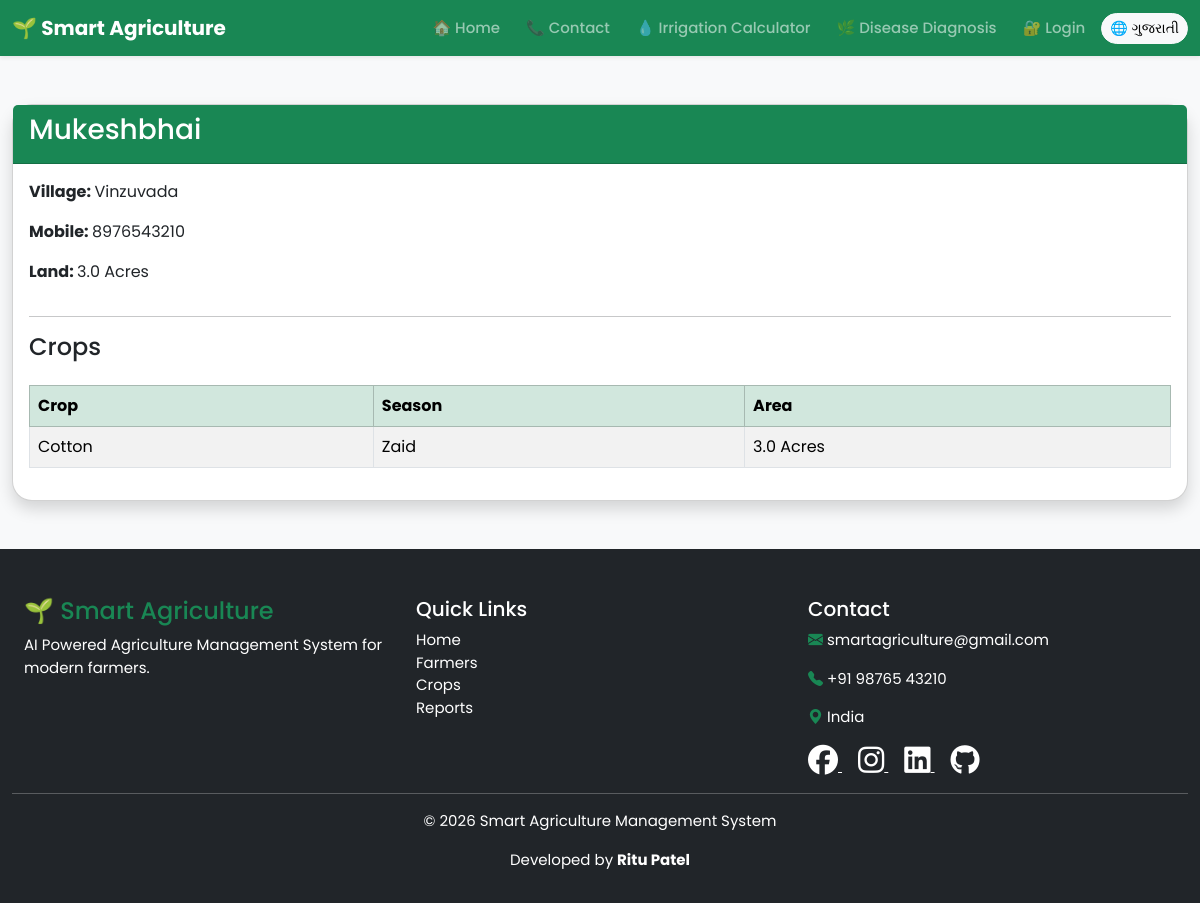
The page /farmer/2 on the database as committed earlier.
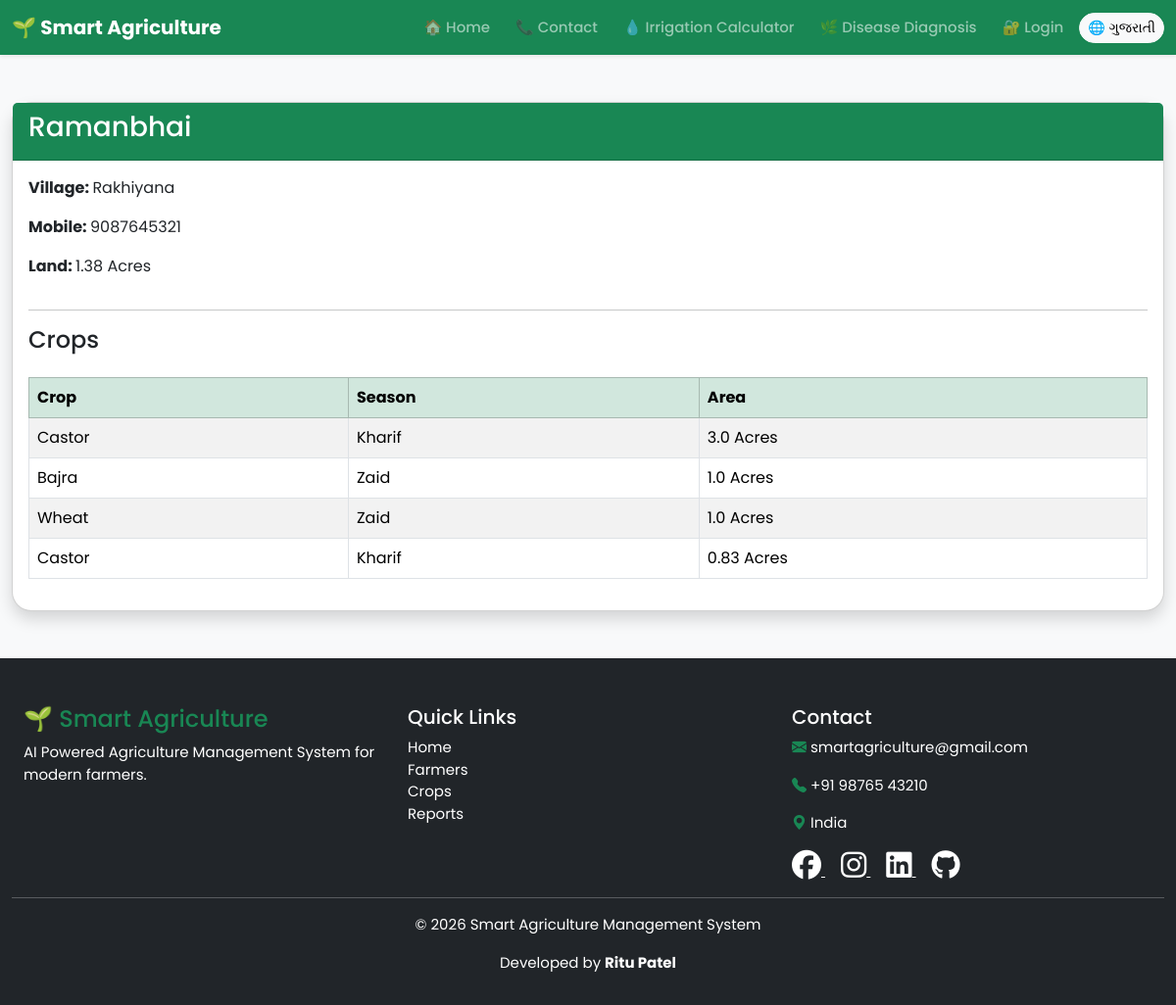
The same page on the database as committed later.
### models.py (models this page shows, shortened)
class Farmer(db.Model):
    __tablename__ = "farmers"
    id = db.Column(db.Integer, primary_key=True)
    name = db.Column(db.String(100), nullable=False)
    village = db.Column(db.String(100), nullable=False)
    mobile = db.Column(db.String(15), nullable=False)
    land = db.Column(db.Float, nullable=False)
    crops = db.relationship(
        "Crop",
        backref="farmer",
        lazy=True
    )

class Crop(db.Model):
    __tablename__ = "crops"
    id = db.Column(db.Integer, primary_key=True)
    farmer_id = db.Column(
        db.Integer,
        db.ForeignKey("farmers.id"),
        nullable=False
    )
    crop_name = db.Column(db.String(100), nullable=False)
    season = db.Column(db.String(50), nullable=False)
    area = db.Column(db.Float, nullable=False)

### app.py (the view)
@app.route("/farmer/<int:id>")
def farmer_details(id):
    farmer = Farmer.query.get_or_404(id)
    return render_template(
        "farmer_details.html",
        farmer=farmer
    )

### templates/farmer_details.html (shortened to what this page needs)
{% extends "base.html" %}
{% block content %}
<div class="container mt-5">
    <div class="card shadow">
        <div class="card-header bg-success text-white">
            <h3>{{ farmer.name }}</h3>
        </div>
        <div class="card-body">
            <p>
                <strong>
                    <span class="lang-en">Village:</span>
                </strong>
                {{ farmer.village }}
            </p>
            <p>
                <strong>
                    <span class="lang-en">Mobile:</span>
                </strong>
                {{ farmer.mobile }}
            </p>
            <p>
                <strong>
                    <span class="lang-en">Land:</span>
                </strong>
                {{ farmer.land }}
                <span class="lang-en">Acres</span>
            </p>
            <hr>
            <h4>
                <span class="lang-en">Crops</span>
            </h4>
            {% if farmer.crops %}
            <div class="table-responsive">
                <table class="table table-bordered table-striped mt-3">
                    <thead class="table-success">
                        <tr>
                            <th>
                                <span class="lang-en">Crop</span>
                            </th>
                            <th>
                                <span class="lang-en">Season</span>
                            </th>
                            <th>
                                <span class="lang-en">Area</span>
                            </th>
                        </tr>
                    </thead>
                    <tbody>
                    {% for crop in farmer.crops %}
                        <tr>
                            <td>
                                {% set crop_name = crop.crop_name|trim|lower %}
                                {% if crop_name == "maize" %}
                                    <span class="lang-en">Maize</span>
                                    <span class="lang-gu">મકાઈ</span>
                                {% elif crop_name == "wheat" %}
                                    <span class="lang-en">Wheat</span>
                                {% elif crop_name == "rice" %}
                                    <span class="lang-en">Rice</span>
                                    <span class="lang-gu">ચોખા</span>
                                {% elif crop_name == "cotton" %}
                                    <span class="lang-en">Cotton</span>
                                {% elif crop_name == "groundnut" %}
                                    <span class="lang-en">Groundnut</span>
                                    <span class="lang-gu">મગફળી</span>
                                {% elif crop_name == "sugarcane" %}
                                    <span class="lang-en">Sugarcane</span>
                                    <span class="lang-gu">શેરડી</span>
                                {% elif crop_name == "potato" %}
                                    <span class="lang-en">Potato</span>
                                    <span class="lang-gu">બટાકા</span>
                                {% elif crop_name == "tomato" %}
                                    <span class="lang-en">Tomato</span>
                                    <span class="lang-gu">ટામેટા</span>
                                {% elif crop_name == "onion" %}
                                    <span class="lang-en">Onion</span>
                                    <span class="lang-gu">ડુંગળી</span>
                                {% elif crop_name == "bajra" %}
                                    <span class="lang-en">Bajra</span>
                                {% elif crop_name == "millet" %}
                                    <span class="lang-en">Millet</span>
                                    <span class="lang-gu">બાજરી</span>
                                {% elif crop_name == "mustard" %}
                                    <span class="lang-en">Mustard</span>
                                    <span class="lang-gu">સરસવ</span>
                                {% elif crop_name == "gram" %}
                                    <span class="lang-en">Gram</span>
                                    <span class="lang-gu">ચણા</span>
                                {% elif crop_name == "chickpea" %}
                                    <span class="lang-en">Chickpea</span>
                                    <span class="lang-gu">ચણા</span>
                                {% elif crop_name == "pulses" %}
                                    <span class="lang-en">Pulses</span>
                                    <span class="lang-gu">કઠોળ</span>
                                {% elif crop_name == "vegetables" %}
                                    <span class="lang-en">Vegetables</span>
                                    <span class="lang-gu">શાકભાજી</span>
                                {% elif crop_name == "sesame" %}
                                    <span class="lang-en">Sesame</span>
                                    <span class="lang-gu">તલ</span>
                                {% elif crop_name == "castor" %}
                                    <span class="lang-en">Castor</span>
                                {% else %}
                                    <span class="lang-en">{{ crop.crop_name }}</span>
                                    <span class="lang-gu">{{ crop.crop_name }}</span>
                                {% endif %}
                            </td>
                            <td>
                                {% set season_name = crop.season|trim|lower %}
                                {% if season_name == "kharif" %}
                                    <span class="lang-en">Kharif</span>
                                {% elif season_name == "rabi" %}
                                    <span class="lang-en">Rabi</span>
                                    <span class="lang-gu">રવિ</span>
                                {% elif season_name == "zaid" %}
                                    <span class="lang-en">Zaid</span>
                                {% else %}
                                    <span class="lang-en">{{ crop.season }}</span>
                                    <span class="lang-gu">{{ crop.season }}</span>
                                {% endif %}
                            </td>
                            <td>
                                {{ crop.area }}
                                <span class="lang-en">Acres</span>
                            </td>
                        </tr>
                    {% endfor %}
                    </tbody>
                </table>
            </div>
            {% endif %}
        </div>
    </div>
</div>
{% endblock %}

### templates/base.html (shortened to what this page needs)
<!DOCTYPE html>
<html lang="en">
<head>
    <link href="https://cdn.jsdelivr.net/npm/bootstrap@5.3.3/dist/css/bootstrap.min.css" rel="stylesheet">
    <link rel="stylesheet"
        href="https://cdn.jsdelivr.net/npm/bootstrap-icons@1.11.3/font/bootstrap-icons.min.css">
    <link rel="stylesheet"
        href="https://cdnjs.cloudflare.com/ajax/libs/font-awesome/6.5.2/css/all.min.css">
    <link rel="stylesheet"
        href="{{ url_for('static', filename='css/style.css') }}">
</head>
<body>
<nav class="navbar navbar-expand-lg navbar-dark bg-success shadow-sm sticky-top">
    <div class="container">
        <a class="navbar-brand fw-bold" href="/">
            🌱 Smart Agriculture
        </a>
        <div class="collapse navbar-collapse" id="navbarNav">
            <ul class="navbar-nav ms-auto align-items-lg-center">
                <li class="nav-item">
                    <a class="nav-link" href="/">
                        🏠 <span class="lang-en">Home</span>
                    </a>
                </li>
                <li class="nav-item">
                    <a class="nav-link" href="/contact">
                        📞 <span class="lang-en">Contact</span>
                    </a>
                </li>
<li class="nav-item">
    <a class="nav-link" href="{{ url_for('irrigation') }}">
        💧 <span class="lang-en">Irrigation Calculator</span>
    </a>
</li>
<li class="nav-item">
    <a class="nav-link" href="{{ url_for('disease') }}">
        🌿 <span class="lang-en">Disease Diagnosis</span>
    </a>
</li>
                {% if session.get('admin') %}
                <li class="nav-item">
                    <a class="nav-link" href="/dashboard">
                        📋 <span class="lang-en">Dashboard</span>
                        <span class="lang-gu">ડેશબોર્ડ</span>
                    </a>
                </li>
                <li class="nav-item">
                    <a class="nav-link" href="/farmers">
                        👨‍🌾 <span class="lang-en">Farmers</span>
                        <span class="lang-gu">ખેડૂતો</span>
                    </a>
                </li>
                <li class="nav-item">
                    <a class="nav-link" href="/crops">
                        🌾 <span class="lang-en">Crops</span>
                        <span class="lang-gu">પાક</span>
                    </a>
                </li>
                <li class="nav-item">
                    <a class="nav-link" href="/reports">
                        📊 <span class="lang-en">Reports</span>
                        <span class="lang-gu">અહેવાલ</span>
                    </a>
                </li>
                <li class="nav-item">
                    <span class="nav-link text-white">
                        👤 <span class="lang-en">Welcome,</span>
                        <span class="lang-gu">સ્વાગત છે,</span>
                        {{ session['admin'] }}
                    </span>
                </li>
                <li class="nav-item">
                    <a class="nav-link text-warning" href="/logout">
                        🚪 <span class="lang-en">Logout</span>
                        <span class="lang-gu">લૉગઆઉટ</span>
                    </a>
                </li>
                {% else %}
                <li class="nav-item">
                    <a class="nav-link" href="/login">
                        🔐 <span class="lang-en">Login</span>
                    </a>
                </li>
                {% endif %}
                <li class="nav-item ms-lg-2">
                    <button type="button"
                            class="btn btn-light btn-sm"
                            onclick="toggleLanguage()">
                        🌐 <span id="languageButton">ગુજરાતી</span>
                    </button>
                </li>
            </ul>
        </div>
    </div>
</nav>
{% block content %}
{% endblock %}
<footer class="bg-dark text-white mt-5 pt-5 pb-3">
    <div class="container">
        <div class="row">
            <div class="col-lg-4 mb-4">
                <h4 class="text-success">
                    🌱 Smart Agriculture
                </h4>
                <p>
                    <span class="lang-en">
                        AI Powered Agriculture Management System for modern farmers.
                    </span>
                </p>
            </div>
            <div class="col-lg-4 mb-4">
                <h5>
                    <span class="lang-en">Quick Links</span>
                </h5>
                <ul class="list-unstyled">
                    <li>
                        <a href="{{ url_for('home') }}"
                           class="text-white text-decoration-none">
                            <span class="lang-en">Home</span>
                        </a>
                    </li>
                    <li>
                        <a href="{{ url_for('farmers') }}"
                           class="text-white text-decoration-none">
                            <span class="lang-en">Farmers</span>
                        </a>
                    </li>
                    <li>
                        <a href="{{ url_for('crops') }}"
                           class="text-white text-decoration-none">
                            <span class="lang-en">Crops</span>
                        </a>
                    </li>
                    <li>
                        <a href="{{ url_for('reports') }}"
                           class="text-white text-decoration-none">
                            <span class="lang-en">Reports</span>
                        </a>
                    </li>
                </ul>
            </div>
            <div class="col-lg-4">
                <h5>
                    <span class="lang-en">Contact</span>
                </h5>
                <p>
                    <i class="bi bi-envelope-fill text-success"></i>
                    smartagriculture@gmail.com
                </p>
                <p>
                    <i class="bi bi-telephone-fill text-success"></i>
                    +91 98765 43210
                </p>
                <p>
                    <i class="bi bi-geo-alt-fill text-success"></i>
                    <span class="lang-en">India</span>
                </p>
                <div class="mt-3">
                    <a href="#" class="text-white me-3">
                        <i class="fab fa-facebook fa-2x"></i>
                    </a>
                    <a href="#" class="text-white me-3">
                        <i class="fab fa-instagram fa-2x"></i>
                    </a>
                    <a href="#" class="text-white me-3">
                        <i class="fab fa-linkedin fa-2x"></i>
                    </a>
                    <a href="#" class="text-white">
                        <i class="fab fa-github fa-2x"></i>
                    </a>
                </div>
            </div>
        </div>
        <hr>
        <div class="text-center">
            <p>
                © 2026 Smart Agriculture Management System
            </p>
            <p>
                Developed by <strong>Ritu Patel</strong>
            </p>
        </div>
    </div>
</footer>
</body>
</html>

### static/css/style.css (style rules this page uses)
.row { margin-left:0; margin-right:0; }
html, body { overflow-x: hidden; width: 100%; }
.container, .container-fluid, .row { max-width: 100%; }
.btn { border-radius:30px; }
.card { border-radius:20px; }
body { font-family:'Poppins',sans-serif; background:#f8f9fa; }
.navbar-nav .nav-link { font-size:15px; font-weight:500; margin-left:10px; }
footer { font-size:15px; }
.card-body { display: flex; flex-direction: column; }

Rows that differ between the two databases and show on the page:
changed Farmer: name "Mukeshbhai" → "Ramanbhai"; village "Vinzuvada" → "Rakhiyana"; mobile "8976543210" → "9087645321"; land "3.0" → "1.38"
changed Crop (number 1 of 4 on the later page): text "Cotton Zaid" → "Castor Kharif"
added Crop: shows "Bajra", shows "Zaid", area "1.0"
added Crop: shows "Wheat", shows "Zaid", area "1.0"
added Crop: shows "Castor", shows "Kharif", area "0.83"
